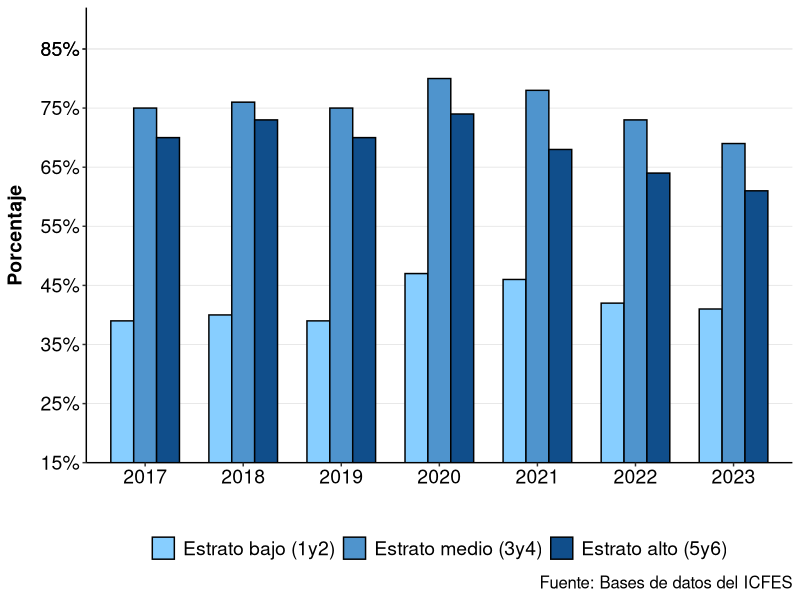

Write R code to recreate this figure. (Note: this script raises an error after producing the figure.)
library(readr)
library(ggplot2)
library(dplyr)
library(scales) 
library(tidyr)
library(gridExtra)
library(cowplot)

rm(list=ls())

#Datos
datos_icfes <- read_delim("data/data_cap_026/datosfig_icfes.csv", 
                          delim = "\t",
                          locale = locale(decimal_mark = ",")) |>
  mutate(anio = as.character(anio))

#Organizar datos de estrato
datos_estrato_long<-datos_icfes |> 
  pivot_longer(cols = c(estrato_bajo,estrato_medio,estrato_alto),
               names_to = "Estrato",
               values_to ="Porcentaje") %>% 
  select(anio,Estrato,Porcentaje)


# Definir el orden deseado
orden_deseado <- c("estrato_bajo", "estrato_medio","estrato_alto" )

# Transformar Estrato como factor 
datos_estrato_long <- datos_estrato_long %>%
  mutate(Estrato = factor(Estrato, levels = orden_deseado))

#Gráfica
gr_estratos<-ggplot(datos_estrato_long, aes(x = anio, y = Porcentaje, fill = factor(Estrato))) +
  geom_bar(stat = "identity", position = position_dodge(preserve = "single"), 
           color = "black", width = 0.7) +
  coord_cartesian(ylim = c(0.15,0.85))+
  scale_y_continuous(labels = percent_format(accuracy = 1),
                     breaks = c(seq(0.15,0.85, by=0.10), 0.85),
                     expand = expansion(mult = c(0, 0.1))) +
  labs(x = "", 
       y = "Porcentaje", 
       fill = "Estrato",
       caption = "Fuente: Bases de datos del ICFES") +  
  scale_fill_manual(  
    name = "Estrato",  
    labels= c("estrato_bajo"="Estrato bajo (1y2)",
              "estrato_medio"= "Estrato medio (3y4)",
              "estrato_alto"="Estrato alto (5y6)"),
    values = c("#87CEFF", "#4F94CD", "#104E8B") 
  ) +
  theme_classic() +
  theme(
    axis.title = element_text(size = 16, color = "black"),
    axis.text = element_text(size = 14, color = "black"),
    axis.title.y = element_text(margin = margin(r = 10),size = 14, face = "bold"),
    panel.grid.major.y = element_line(color = "gray90", linewidth = 0.3),
    panel.grid.major.x = element_blank(),
    legend.position = "bottom",  
    legend.title = element_blank(),
    legend.text = element_text(size=14),
    plot.caption = element_text(size = 12, color = "black")
  )

ggsave("outputs/grafic_cap_026/f3_estratos.jpg",
       plot = ,
       width = 10,
       height = 6,
       dpi=300)
